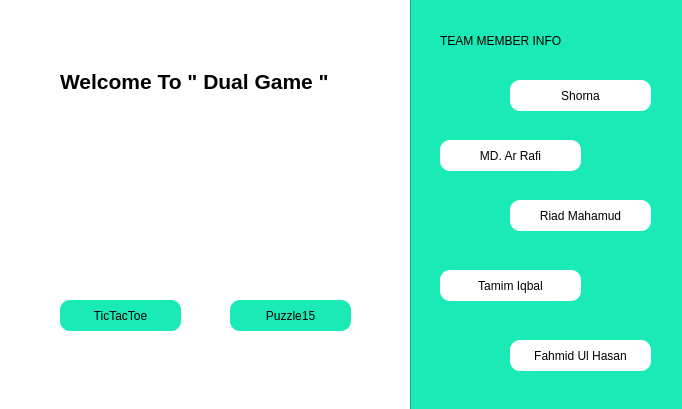
<?xml version="1.0" encoding="UTF-8"?>
<ui version="4.0">
 <class>HomePage</class>
 <widget class="QDialog" name="HomePage">
  <property name="geometry">
   <rect>
    <x>0</x>
    <y>0</y>
    <width>682</width>
    <height>409</height>
   </rect>
  </property>
  <property name="windowTitle">
   <string>Dialog</string>
  </property>
  <property name="styleSheet">
   <string notr="true">*{
  background-color:rgb(255, 255, 255);
}</string>
  </property>
  <widget class="QLabel" name="rafi_pic">
   <property name="geometry">
    <rect>
     <x>60</x>
     <y>160</y>
     <width>121</width>
     <height>121</height>
    </rect>
   </property>
   <property name="styleSheet">
    <string notr="true"/>
   </property>
   <property name="text">
    <string/>
   </property>
   <property name="pixmap">
    <pixmap resource="resource.qrc">:/resource/pic/TicTac.png</pixmap>
   </property>
   <property name="scaledContents">
    <bool>true</bool>
   </property>
  </widget>
  <widget class="QPushButton" name="pushButton">
   <property name="geometry">
    <rect>
     <x>60</x>
     <y>300</y>
     <width>121</width>
     <height>31</height>
    </rect>
   </property>
   <property name="styleSheet">
    <string notr="true">font: 8pt &quot;Cascadia Code&quot;;
   border-radius:10px;
   background-color:rgb(26, 234, 182);</string>
   </property>
   <property name="text">
    <string>TicTacToe</string>
   </property>
  </widget>
  <widget class="QPushButton" name="pushButton_2">
   <property name="geometry">
    <rect>
     <x>230</x>
     <y>300</y>
     <width>121</width>
     <height>31</height>
    </rect>
   </property>
   <property name="styleSheet">
    <string notr="true">font: 8pt &quot;Cascadia Code&quot;;
   border-radius:10px;
   background-color:rgb(26, 234, 182);</string>
   </property>
   <property name="text">
    <string>Puzzle15</string>
   </property>
  </widget>
  <widget class="QLabel" name="rafi_pic_2">
   <property name="geometry">
    <rect>
     <x>230</x>
     <y>160</y>
     <width>121</width>
     <height>121</height>
    </rect>
   </property>
   <property name="styleSheet">
    <string notr="true"/>
   </property>
   <property name="text">
    <string/>
   </property>
   <property name="pixmap">
    <pixmap resource="resource.qrc">:/resource/pic/puzzle.png</pixmap>
   </property>
   <property name="scaledContents">
    <bool>true</bool>
   </property>
  </widget>
  <widget class="QFrame" name="frame">
   <property name="geometry">
    <rect>
     <x>410</x>
     <y>-20</y>
     <width>361</width>
     <height>441</height>
    </rect>
   </property>
   <property name="styleSheet">
    <string notr="true">QFrame{
   background-color: rgb(26, 234, 182);
}</string>
   </property>
   <property name="frameShape">
    <enum>QFrame::StyledPanel</enum>
   </property>
   <property name="frameShadow">
    <enum>QFrame::Raised</enum>
   </property>
   <widget class="QLabel" name="label">
    <property name="geometry">
     <rect>
      <x>30</x>
      <y>40</y>
      <width>211</width>
      <height>41</height>
     </rect>
    </property>
    <property name="styleSheet">
     <string notr="true">font: 17pt &quot;Cascadia Code&quot;;</string>
    </property>
    <property name="text">
     <string>TEAM MEMBER INFO</string>
    </property>
   </widget>
   <widget class="QPushButton" name="pushButton_5">
    <property name="geometry">
     <rect>
      <x>100</x>
      <y>100</y>
      <width>141</width>
      <height>31</height>
     </rect>
    </property>
    <property name="styleSheet">
     <string notr="true">font: 8pt &quot;Cascadia Code&quot;;
   border-radius:10px;
   background-color:rgb(255, 255, 255);</string>
    </property>
    <property name="text">
     <string>Shorna</string>
    </property>
   </widget>
   <widget class="QLabel" name="rafi_pic_5">
    <property name="geometry">
     <rect>
      <x>30</x>
      <y>90</y>
      <width>51</width>
      <height>51</height>
     </rect>
    </property>
    <property name="styleSheet">
     <string notr="true"/>
    </property>
    <property name="text">
     <string/>
    </property>
    <property name="pixmap">
     <pixmap resource="resource.qrc">:/resource/pic/Shorna.png</pixmap>
    </property>
    <property name="scaledContents">
     <bool>true</bool>
    </property>
   </widget>
   <widget class="QLabel" name="rafi_pic_6">
    <property name="geometry">
     <rect>
      <x>190</x>
      <y>150</y>
      <width>51</width>
      <height>51</height>
     </rect>
    </property>
    <property name="styleSheet">
     <string notr="true"/>
    </property>
    <property name="text">
     <string/>
    </property>
    <property name="pixmap">
     <pixmap resource="resource.qrc">:/resource/pic/Rafi.png</pixmap>
    </property>
    <property name="scaledContents">
     <bool>true</bool>
    </property>
   </widget>
   <widget class="QPushButton" name="pushButton_6">
    <property name="geometry">
     <rect>
      <x>30</x>
      <y>160</y>
      <width>141</width>
      <height>31</height>
     </rect>
    </property>
    <property name="styleSheet">
     <string notr="true">font: 8pt &quot;Cascadia Code&quot;;
   border-radius:10px;
   background-color:rgb(255, 255, 255);</string>
    </property>
    <property name="text">
     <string>MD. Ar Rafi</string>
    </property>
   </widget>
   <widget class="QLabel" name="rafi_pic_7">
    <property name="geometry">
     <rect>
      <x>30</x>
      <y>210</y>
      <width>51</width>
      <height>51</height>
     </rect>
    </property>
    <property name="styleSheet">
     <string notr="true"/>
    </property>
    <property name="text">
     <string/>
    </property>
    <property name="pixmap">
     <pixmap resource="resource.qrc">:/resource/pic/Riyad.png</pixmap>
    </property>
    <property name="scaledContents">
     <bool>true</bool>
    </property>
   </widget>
   <widget class="QPushButton" name="pushButton_7">
    <property name="geometry">
     <rect>
      <x>100</x>
      <y>220</y>
      <width>141</width>
      <height>31</height>
     </rect>
    </property>
    <property name="styleSheet">
     <string notr="true">font: 8pt &quot;Cascadia Code&quot;;
   border-radius:10px;
   background-color:rgb(255, 255, 255);</string>
    </property>
    <property name="text">
     <string>Riad Mahamud</string>
    </property>
   </widget>
   <widget class="QLabel" name="rafi_pic_8">
    <property name="geometry">
     <rect>
      <x>190</x>
      <y>280</y>
      <width>51</width>
      <height>51</height>
     </rect>
    </property>
    <property name="styleSheet">
     <string notr="true"/>
    </property>
    <property name="text">
     <string/>
    </property>
    <property name="pixmap">
     <pixmap resource="resource.qrc">:/resource/pic/Tamim.png</pixmap>
    </property>
    <property name="scaledContents">
     <bool>true</bool>
    </property>
   </widget>
   <widget class="QPushButton" name="pushButton_8">
    <property name="geometry">
     <rect>
      <x>30</x>
      <y>290</y>
      <width>141</width>
      <height>31</height>
     </rect>
    </property>
    <property name="styleSheet">
     <string notr="true">font: 8pt &quot;Cascadia Code&quot;;
   border-radius:10px;
   background-color:rgb(255, 255, 255);</string>
    </property>
    <property name="text">
     <string>Tamim Iqbal</string>
    </property>
   </widget>
   <widget class="QLabel" name="rafi_pic_9">
    <property name="geometry">
     <rect>
      <x>30</x>
      <y>350</y>
      <width>51</width>
      <height>51</height>
     </rect>
    </property>
    <property name="styleSheet">
     <string notr="true"/>
    </property>
    <property name="text">
     <string/>
    </property>
    <property name="pixmap">
     <pixmap resource="resource.qrc">:/resource/pic/Mac.png</pixmap>
    </property>
    <property name="scaledContents">
     <bool>true</bool>
    </property>
   </widget>
   <widget class="QPushButton" name="pushButton_9">
    <property name="geometry">
     <rect>
      <x>100</x>
      <y>360</y>
      <width>141</width>
      <height>31</height>
     </rect>
    </property>
    <property name="styleSheet">
     <string notr="true">font: 8pt &quot;Cascadia Code&quot;;
   border-radius:10px;
   background-color:rgb(255, 255, 255);</string>
    </property>
    <property name="text">
     <string>Fahmid Ul Hasan</string>
    </property>
   </widget>
  </widget>
  <widget class="QLabel" name="label_2">
   <property name="geometry">
    <rect>
     <x>60</x>
     <y>70</y>
     <width>301</width>
     <height>41</height>
    </rect>
   </property>
   <property name="styleSheet">
    <string notr="true">font: 16pt &quot;Cascadia Code&quot;;</string>
   </property>
   <property name="text">
    <string>&lt;html&gt;&lt;head/&gt;&lt;body&gt;&lt;p&gt;&lt;span style=&quot; font-size:24pt; font-weight:700; vertical-align:super;&quot;&gt;Welcome To &amp;quot; Dual Game &amp;quot;&lt;/span&gt;&lt;/p&gt;&lt;/body&gt;&lt;/html&gt;</string>
   </property>
  </widget>
  <zorder>frame</zorder>
  <zorder>pushButton</zorder>
  <zorder>pushButton_2</zorder>
  <zorder>rafi_pic</zorder>
  <zorder>rafi_pic_2</zorder>
  <zorder>label_2</zorder>
 </widget>
 <resources>
  <include location="resource.qrc"/>
 </resources>
 <connections/>
</ui>
